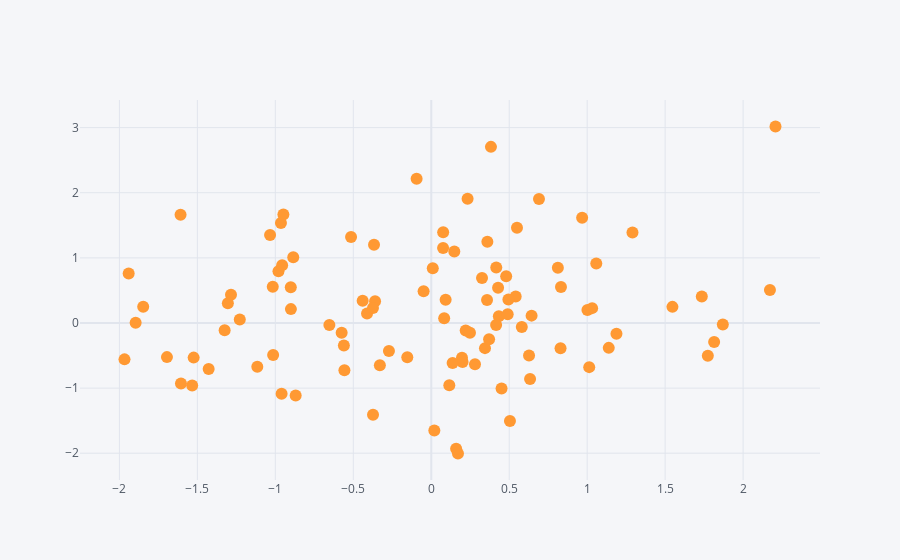

The notebook cell saved with this chart:
### Code cell
df.iplot(x='A',y='B',mode='markers')
